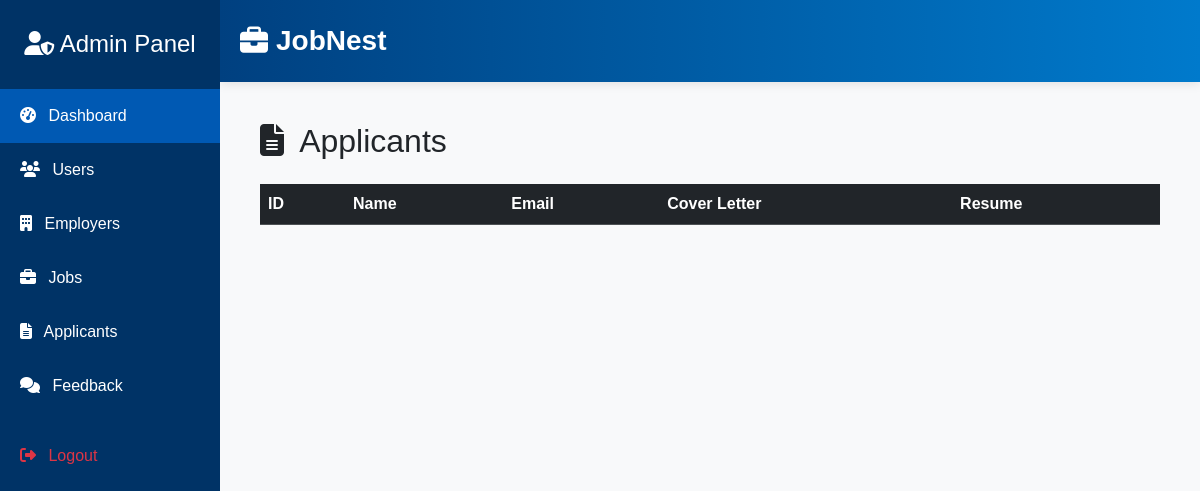
The app's page /applicants.php, older data.
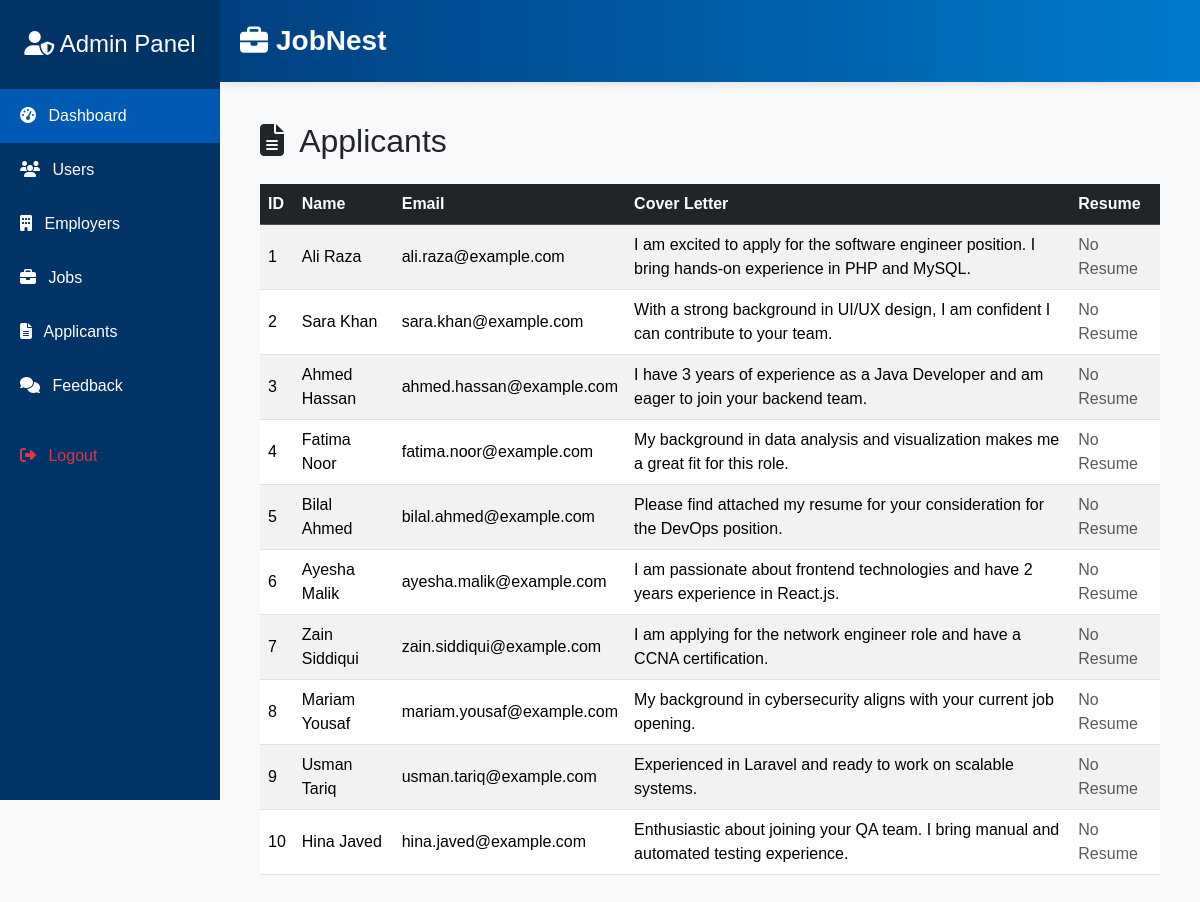
The same page, newer data.
### tables this page shows
CREATE TABLE `applicants` (
  `id` int(11) NOT NULL,
  `name` varchar(255) NOT NULL,
  `email` varchar(255) NOT NULL,
  `resume_path` varchar(255) NOT NULL,
  `cover_letter` varchar(255) NOT NULL
);

### applicants.php (the view, shortened to what this page needs)
<?php
require_once 'adminheader.php';
$stmtApps = $conn->query("SELECT * FROM applicants");
$applicants = $stmtApps->fetchAll();
?>
<div class="main-content" style="margin-left:10; padding: 10px;">
  <h2 class="mb-4"><i class="fas fa-file-alt me-2"></i> Applicants</h2>
  <div class="table-responsive">
    <table class="table table-striped table-hover align-middle">
      <thead class="table-dark">
        <tr>
          <th>ID</th><th>Name</th><th>Email</th><th>Cover Letter</th><th>Resume</th>
        </tr>
      </thead>
      <tbody>
        <?php foreach ($applicants as $app): ?>
        <tr>
          <td><?= htmlspecialchars($app['id']) ?></td>
          <td><?= htmlspecialchars($app['name']) ?></td>
          <td><?= htmlspecialchars($app['email']) ?></td>
          <td><?= nl2br(htmlspecialchars($app['cover_letter'])) ?></td>
          <td>
            <?php if (!empty($app['resume_path']) && file_exists($app['resume_path'])): ?>
              <a href="<?= htmlspecialchars($app['resume_path']) ?>" target="_blank" class="btn btn-sm btn-outline-primary">View Resume</a>
            <?php else: ?>
              <span class="text-muted">No Resume</span>
            <?php endif; ?>
          </td>
        </tr>
        <?php endforeach; ?>
      </tbody>
    </table>
  </div>
</div>

### adminheader.php (shortened to what this page needs)
<!DOCTYPE html>
<html lang="en">
<head>
  <link href="https://cdn.jsdelivr.net/npm/bootstrap@5.3.3/dist/css/bootstrap.min.css" rel="stylesheet" />
  <link href="https://cdnjs.cloudflare.com/ajax/libs/font-awesome/6.5.0/css/all.min.css" rel="stylesheet" />
</head>
<body>
<div class="sidebar">
  <h4><i class="fas fa-user-shield"></i> Admin Panel</h4>
  <a href="admin.php" class="active"><i class="fas fa-tachometer-alt me-2"></i> Dashboard</a>
  <a href="users.php"><i class="fas fa-users me-2"></i> Users</a>
  <a href="employers.php"><i class="fas fa-building me-2"></i> Employers</a>
  <a href="job.php"><i class="fas fa-briefcase me-2"></i> Jobs</a>
  <a href="applicants.php"><i class="fas fa-file-alt me-2"></i> Applicants</a>
  <a href="feedbacks.php"><i class="fas fa-comments me-2"></i> Feedback</a>
  <a href="logout.php" class="text-danger mt-3"><i class="fas fa-sign-out-alt me-2"></i> Logout</a>
</div>
<header>
  <div class="container">
    <div class="logo"><i class="fas fa-briefcase"></i> JobNest</div>
  </div>
</header>
<div class="content">

### adminheader.php (style rules this page uses)
body { font-family: 'Poppins', sans-serif; background-color: #f8f9fa; }
.sidebar { position: fixed; top: 0; left: 0; height: 100vh; width: 220px; background-color: #003366; color: white; padding-top: 30px; z-index: 1000; }
.sidebar h4 { text-align: center; margin-bottom: 30px; }
.sidebar a { display: block; color: white; padding: 15px 20px; text-decoration: none; font-size: 16px; transition: background-color 0.3s ease; }
.sidebar a:hover, .sidebar a.active { background-color: #0059b3; }
.content { margin-left: 220px; padding: 30px; }
header { background: linear-gradient(90deg, #004080, #007acc); color: white; padding: 20px 0; box-shadow: 0 2px 10px rgba(0,0,0,0.1); margin-left: 220px; position: sticky; top: 0; z-index: 999; }
header .container { max-width: 1200px; margin: auto; padding: 0 20px; display: flex; align-items: center; justify-content: space-between; flex-wrap: wrap; }
.logo { font-size: 28px; font-weight: bold; display: flex; align-items: center; gap: 8px; }

Row changes from the older to the newer data that the page shows:
added applicants: id "1", name "Ali Raza", email "ali.raza@example.com", cover_letter "I am excited to apply for the software engineer position. I bring hands-on experience in PHP and MySQL.", shows "No Resume"
added applicants: id "2", name "Sara Khan", email "sara.khan@example.com", cover_letter "With a strong background in UI/UX design, I am confident I can contribute to your team.", shows "No Resume"
added applicants: id "3", name "Ahmed Hassan", email "ahmed.hassan@example.com", cover_letter "I have 3 years of experience as a Java Developer and am eager to join your backend team.", shows "No Resume"
added applicants: id "4", name "Fatima Noor", email "fatima.noor@example.com", cover_letter "My background in data analysis and visualization makes me a great fit for this role.", shows "No Resume"
added applicants: id "5", name "Bilal Ahmed", email "bilal.ahmed@example.com", cover_letter "Please find attached my resume for your consideration for the DevOps position.", shows "No Resume"
added applicants: id "6", name "Ayesha Malik", email "ayesha.malik@example.com", cover_letter "I am passionate about frontend technologies and have 2 years experience in React.js.", shows "No Resume"
added applicants: id "7", name "Zain Siddiqui", email "zain.siddiqui@example.com", cover_letter "I am applying for the network engineer role and have a CCNA certification.", shows "No Resume"
added applicants: id "8", name "Mariam Yousaf", email "mariam.yousaf@example.com", cover_letter "My background in cybersecurity aligns with your current job opening.", shows "No Resume"
added applicants: id "9", name "Usman Tariq", email "usman.tariq@example.com", cover_letter "Experienced in Laravel and ready to work on scalable systems.", shows "No Resume"
added applicants: id "10", name "Hina Javed", email "hina.javed@example.com", cover_letter "Enthusiastic about joining your QA team. I bring manual and automated testing experience.", shows "No Resume"
